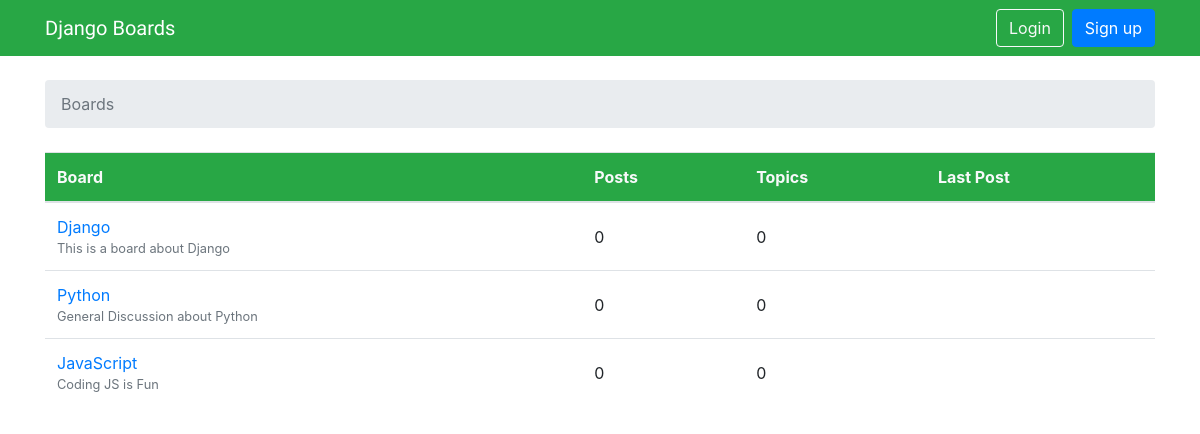
The page / on the database its author committed.
### boards/models.py (models this page shows, shortened)
class Board(models.Model):
    name = models.CharField(max_length=30, unique=True)
    description = models.CharField(max_length=100)

### boards/views.py (the view)
# urls.py: path('', views.home, name='home'),
def home(request):
	boards = Board.objects.all()
	return render(request, 'home.html', {'boards': boards})

### templates/home.html
{% extends 'base.html' %}
 {% block breadcrumb %}
  <li class="breadcrumb-item active">Boards</li>
 {% endblock %}
 {% block content %}
 <table class="table">
      <thead class="thead-inverse bg-success text-light">
        <tr>
          <th>Board</th>
          <th>Posts</th>
          <th>Topics</th>
          <th>Last Post</th>
        </tr>
      </thead>
      <tbody>
    {% for board in boards %}
    <tr>
      <td>
        <a href="{% url 'board_topics' board.pk %}">{{ board.name }}</a> <br>
        <small class="text-muted d-block">{{ board.description }}</small>
      </td>
      <td class="align-middle">0</td>
      <td class="align-middle">0</td>
      <td></td>
      </tr>
    {% endfor %}
    </tbody>
    </table>
  {% endblock %}

### rows shown on the page
Board: name "Django", description "This is a board about Django"
Board: name "Python", description "General Discussion about Python"
Board: name "JavaScript", description "Coding JS is Fun"
